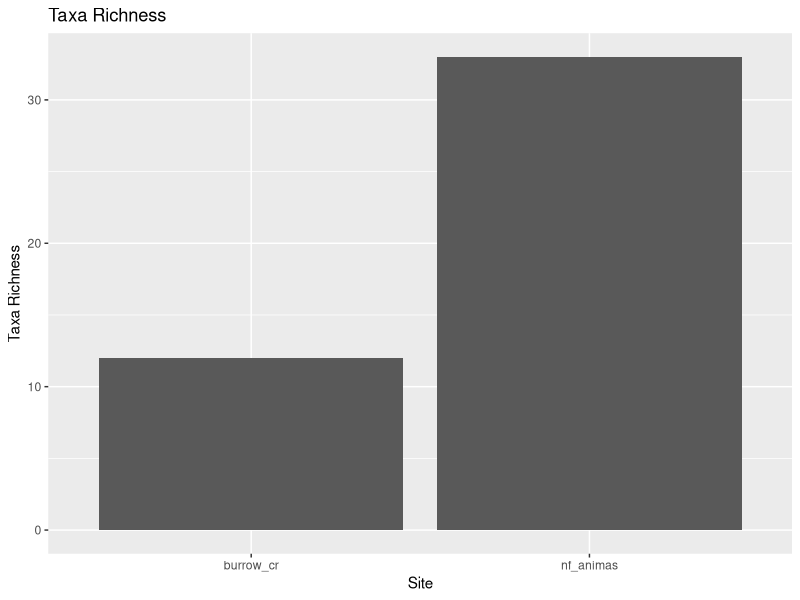
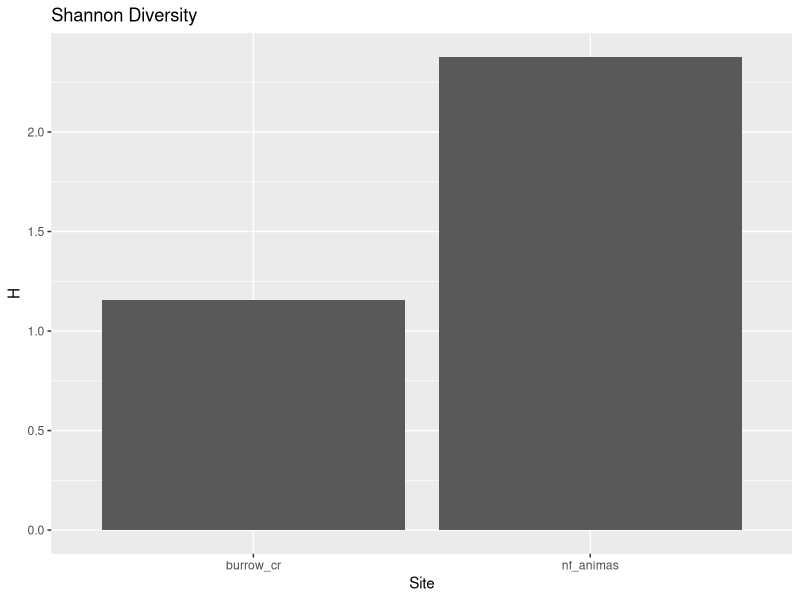

Source code (R) for these figures, in order:
## ---- chunk 1
#| label: setup
#| include: false

library(tidyverse)
bp <- read_csv(here::here("data/bonita_peak.csv"))
## ---- chunk 2
bp
## ---- chunk 3
burrows <- bp |>
  filter(site_id =="BUaNFA" |
           site_id =="NFAaBU")
burrows
## ---- chunk 4
total_rich <- burrows |>
  distinct(stream, taxon) |>
  group_by(stream) |>
  summarise(total_rich = n())
total_rich
## ---- chunk 5
E_rich <- burrows |>
  filter(order == "Ephemeroptera") |>
  distinct(stream, taxon) |>
  group_by(stream) |>
  summarise(EPT_rich = n())

E_rich
## ---- chunk 6
EP_rich <- burrows |>
  filter(order == "Ephemeroptera" |
           order == "Plecoptera") |>
  distinct(stream, taxon) |>
  group_by(stream) |>
  summarise(EPT_rich = n())

## ---- chunk 7
ept_rich <- burrows |>
  filter(order == "Ephemeroptera" |
           order == "Plecoptera" |
           order == "Trichoptera") |>
  distinct(stream, taxon) |>
  group_by(stream) |>
  summarise(EPT_rich = n())

## ---- chunk 8
ept_per_n <- burrows |>
  filter(order == "Ephemeroptera" |
           order == "Plecoptera" |
           order == "Trichoptera") |>
  group_by(stream, total_count) |>
  summarize(ept_n = sum(count)) |>
  mutate(ept_percent_ind = ept_n / total_count)
## ---- chunk 9
chiro_per_n <- burrows |>
  filter(family == "Chironomidae") |>
  group_by(stream, total_count) |>
  summarize(chiro_n = sum(count)) |>
  mutate(chiro_percent_ind = chiro_n / total_count)
## ---- chunk 10
shannon <- burrows |> 
  select(stream, taxon, count, total_count) |>
  mutate(pi = count / total_count,
         ln_pi = log(pi),
         pi_ln_pi = pi*ln_pi) |>
  group_by(stream) |>
  summarize(H = -sum(pi_ln_pi))
## ---- chunk 11
results <- full_join(total_rich,
                     ept_rich) |>
  full_join(ept_per_n) |>
  full_join(chiro_per_n) |>
  full_join(shannon)
## ---- chunk 12
results 

## ---- chunk 13
results |>
  ggplot(aes(x = stream,
             y = total_rich)) +
  geom_col() +
  labs(x = "Site", 
       y = "Taxa Richness",
       title = "Taxa Richness")
## ---- chunk 14
results |>
  ggplot(aes(x = stream,
             y = H)) +
  geom_col() +
  labs(x = "Site", 
       y = "H",
       title = "Shannon Diversity")
